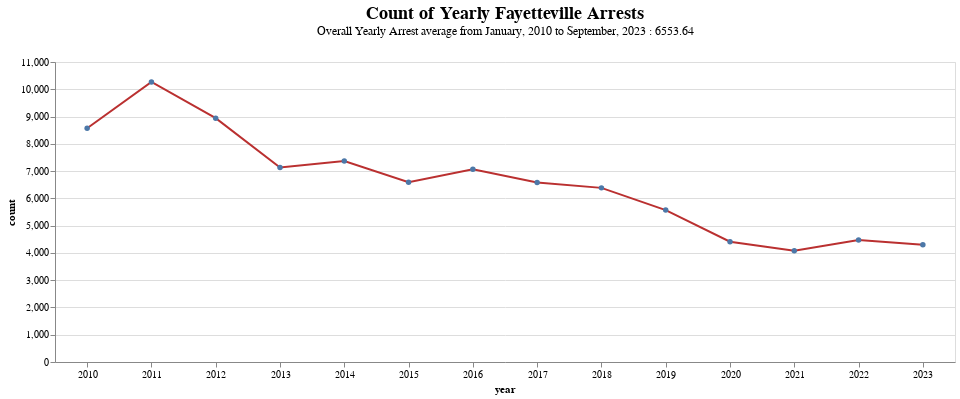

Notebook source saved alongside this figure:
### Code cell
# Line Chart of yearly_data

line = alt.Chart(
    yearly_data, 
    title= chart_title_func('Count of Yearly Fayetteville Arrests', [f"Overall Yearly Arrest average from {min_month_year} to {max_month_year} : {mean_yearly}"]
    ))\
    .mark_line(color = '#ba3030',point=True)\
    .encode(
        x = alt.X('year', axis=alt.Axis(labelAngle=0)),
        y = 'count',
        tooltip = ['count']
    ).properties(
        width=900,
        height=300
    )

line

### Figure 1 — Vega specification as saved in the notebook (floating-point values rounded to 4 significant figures)
{"$schema": "https://vega.github.io/schema/vega/v5.json", "data": [{"name": "source_0", "values": [{"count": 8571, "year": "2010"}, {"count": 10269, "year": "2011"}, {"count": 8941, "year": "2012"}, {"count": 7131, "year": "2013"}, {"count": 7372, "year": "2014"}, {"count": 6594, "year": "2015"}, {"count": 7067, "year": "2016"}, {"count": 6582, "year": "2017"}, {"count": 6385, "year": "2018"}, {"count": 5571, "year": "2019"}, {"count": 4411, "year": "2020"}, {"count": 4082, "year": "2021"}, {"count": 4473, "year": "2022"}, {"count": 4302, "year": "2023"}]}, {"name": "data_0", "values": [{"count": 8571, "year": "2010"}, {"count": 10269, "year": "2011"}, {"count": 8941, "year": "2012"}, {"count": 7131, "year": "2013"}, {"count": 7372, "year": "2014"}, {"count": 6594, "year": "2015"}, {"count": 7067, "year": "2016"}, {"count": 6582, "year": "2017"}, {"count": 6385, "year": "2018"}, {"count": 5571, "year": "2019"}, {"count": 4411, "year": "2020"}, {"count": 4082, "year": "2021"}, {"count": 4473, "year": "2022"}, {"count": 4302, "year": "2023"}]}, {"name": "source_0_x_domain_year_0", "values": [{"year": "2010"}, {"year": "2011"}, {"year": "2012"}, {"year": "2013"}, {"year": "2014"}, {"year": "2015"}, {"year": "2016"}, {"year": "2017"}, {"year": "2018"}, {"year": "2019"}, {"year": "2020"}, {"year": "2021"}, {"year": "2022"}, {"year": "2023"}]}, {"name": "data_0_x_domain_year_1", "values": [{"year": "2010"}, {"year": "2011"}, {"year": "2012"}, {"year": "2013"}, {"year": "2014"}, {"year": "2015"}, {"year": "2016"}, {"year": "2017"}, {"year": "2018"}, {"year": "2019"}, {"year": "2020"}, {"year": "2021"}, {"year": "2022"}, {"year": "2023"}]}], "marks": [{"type": "line", "name": "layer_0_marks", "from": {"data": "source_0"}, "sort": {"field": "datum[\"year\"]"}, "encode": {"update": {"defined": {"signal": "isValid(datum[\"count\"]) && isFinite(+datum[\"count\"])"}, "y": {"field": "count", "scale": "y"}, "stroke": {"value": "#ba3030"}, "description": {"signal": "\"year: \" + (isValid(datum[\"year\"]) ? datum[\"year\"] : \"\"+datum[\"year\"]) + \"; count: \" + (format(datum[\"count\"], \"\"))"}, "x": {"field": "year", "scale": "x"}, "tooltip": {"signal": "{\"count\": format(datum[\"count\"], \"\")}"}}}, "style": ["line"]}, {"type": "symbol", "name": "layer_1_marks", "from": {"data": "data_0"}, "encode": {"update": {"tooltip": {"signal": "{\"count\": format(datum[\"count\"], \"\")}"}, "opacity": {"value": 1}, "fill": {"value": "#4c78a8"}, "ariaRoleDescription": {"value": "point"}, "x": {"field": "year", "scale": "x"}, "description": {"signal": "\"year: \" + (isValid(datum[\"year\"]) ? datum[\"year\"] : \"\"+datum[\"year\"]) + \"; count: \" + (format(datum[\"count\"], \"\"))"}, "y": {"field": "count", "scale": "y"}}}, "style": ["point"]}], "scales": [{"name": "x", "type": "point", "domain": {"fields": [{"data": "source_0_x_domain_year_0", "field": "year"}, {"data": "data_0_x_domain_year_1", "field": "year"}], "sort": true}, "range": [0, {"signal": "width"}], "padding": 0.5}, {"name": "y", "type": "linear", "domain": {"fields": [{"data": "source_0", "field": "count"}, {"data": "data_0", "field": "count"}]}, "range": [{"signal": "height"}, 0], "nice": true, "zero": true}], "axes": [{"scale": "y", "tickCount": {"signal": "ceil(height/40)"}, "grid": true, "orient": "left", "domain": false, "labels": false, "maxExtent": 0, "minExtent": 0, "zindex": 0, "gridScale": "x", "aria": false, "ticks": false}, {"scale": "x", "labelBaseline": "top", "zindex": 0, "orient": "bottom", "grid": false, "title": "year", "labelAngle": 0}, {"scale": "y", "labelOverlap": true, "title": "count", "grid": false, "orient": "left", "zindex": 0, "tickCount": {"signal": "ceil(height/40)"}}], "title": {"text": "Count of Yearly Fayetteville Arrests", "offset": 20, "orient": "top", "subtitle": ["Overall Yearly Arrest average from January, 2010 to September, 2023 : 6553.64"], "frame": "group", "fontSize": 18, "font": "Century"}, "background": "white", "padding": 5, "height": 300, "width": 900, "style": "cell"}
